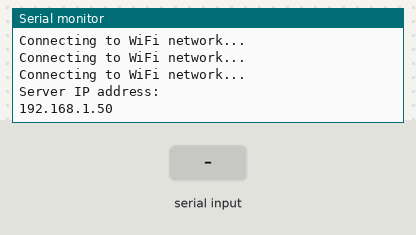
Recording of a sketch running on a simulated ESP8266 (NodeMCU). Parts: the last lines printed to the serial monitor. The inputs (shaded band) are chosen by the test bench. WiFi joins after 1.5 s; servers stay silent unless stated.

Above: at 2.7 s.
2.8 s: "a" received over Serial
At 3.7 s:
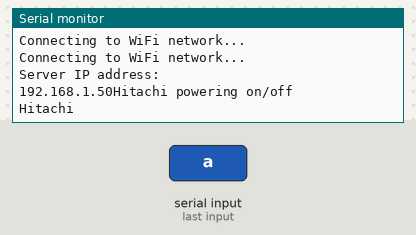
4.3 s: "b" received over Serial
At 4.8 s:
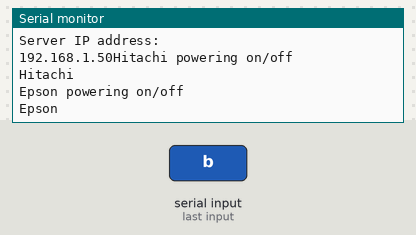

Measured:
- after the input at 2.8 s, the serial monitor: prints a new line after 0.07 s (image 1)
- after the input at 4.3 s, the serial monitor: prints a new line after 0.07 s (image 2)

The sketch:

HTTP_IR_remote.ino
```cpp
#include <ESP8266WiFi.h>
#include <ESP8266WebServer.h>

#include <IRremoteESP8266.h>
#include <IRsend.h>

IRsend IRsender(4);
ESP8266WebServer server(80);

//=============================================
//                Server setup
//=============================================
void connectToWifi(){
  WiFi.begin("AgapeDaKing","kormoRan");
  while(WiFi.status() != WL_CONNECTED){
    delay(500);
    Serial.println("Connecting to WiFi network...");
    }
  Serial.println("Server IP address: ");
  Serial.print(WiFi.localIP());
}

void rootPath(){
  server.send(200, "text/plain", "Hello világ!");

}
//=============================================
//                IR raw datas
//=============================================
uint16_t Hitachi_Power[71] = {8944, 4444,  576, 1644,  576, 1644,  568, 1652,  568, 566,  544, 568,  542, 566,  544, 566,  544, 1648,  572, 1648,  574, 562,  548, 1646,  576, 560,  550, 560,  540, 570,  540, 1652,  570, 566,  544, 1650,  572, 1648,  574, 1646,  574, 562,  548, 1644,  576, 560,  550, 560,  540, 568,  542, 568,  544, 566,  542, 566,  544, 1650,  572, 566,  544, 1648,  574, 1646,  574, 1646,  576, 40918,  8940, 2212,  576};
uint16_t Epson_Power[135] = {9036, 4472,  602, 1658,  606, 1652,  600, 532,  600, 530,  600, 530,  600, 532,  600, 530,  602, 1658,  606, 1654,  610, 522,  610, 1650,  604, 528,  604, 1656,  608, 524,  608, 1650,  602, 530,  602, 528,  604, 528,  602, 530,  602, 528,  604, 1656,  606, 524,  608, 524,  608, 1652,  602, 1656,  608, 1652,  602, 1658,  604, 1654,  608, 524,  608, 1650,  604, 1656,  608, 524,  606, 40958,  9036, 4470,  602, 1656,  608, 1652,  600, 530,  600, 530,  600, 530,  602, 528,  602, 528,  602, 1656,  608, 1652,  602, 530,  602, 1656,  608, 524,  606, 1652,  600, 530,  600, 1658,  606, 526,  606, 526,  606, 526,  606, 526,  606, 526,  606, 1652,  600, 530,  600, 530,  600, 1660,  604, 1654,  610, 1650,  604, 1656,  606, 1652,  600, 532,  600, 1660,  604, 1654,  608, 524,  608};
//=============================================
//                IR Commands
//=============================================
void IR_Toggle(int projectorID){
  switch(projectorID){
    case 0:
      IRsender.sendRaw(Hitachi_Power, 71, 38);
      Serial.println("Hitachi powering on/off");
        break;
    case 1:
      IRsender.sendRaw(Epson_Power, 135, 38);
      Serial.println("Epson powering on/off");
        break;
    default:
        break;
    }
}


void setup() {
  Serial.begin(9600);
  connectToWifi();
  server.on("/",rootPath);
  server.begin();
  IRsender.begin();
}

void loop() {
   server.handleClient();
   char input = Serial.read();
   switch(input){
    case 'a':
        IR_Toggle(0);
        Serial.println("Hitachi");
        break;
    case 'b':
        IR_Toggle(1);
        Serial.println("Epson");
        break;
    default:
        break;
    }
}
```
